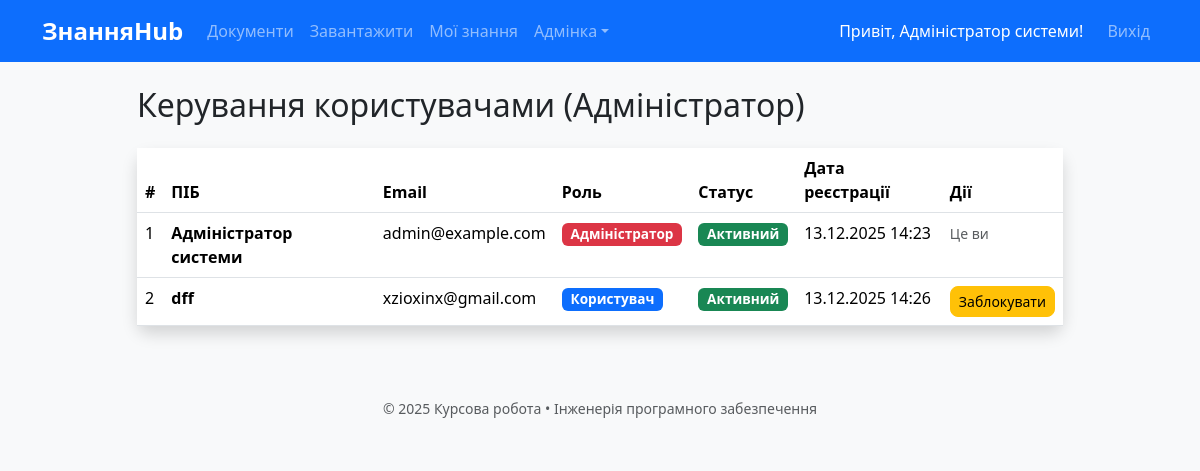
Before: /admin/users (signed in) with the older database file.
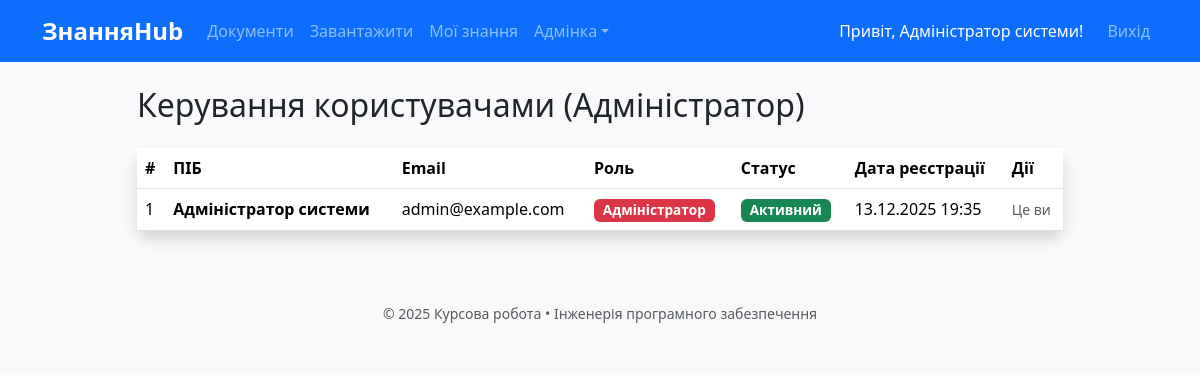
After: the same page with the newer database file.
### models.py (models this page shows, shortened)
class User(UserMixin, db.Model):
    id = db.Column(db.Integer, primary_key=True)
    email = db.Column(db.String(120), unique=True, nullable=False)
    name = db.Column(db.String(100), nullable=False)
    password_hash = db.Column(db.String(256), nullable=False)
    role = db.Column(db.String(20), default='user')
    is_active = db.Column(db.Boolean, default=True)
    created_at = db.Column(db.DateTime, default=datetime.utcnow)

### app.py (the view)
    @app.route('/admin/users')
    @login_required
    def admin_users():
        if current_user.role != 'admin': abort(403)
        users = User.query.all()
        return render_template('admin/users.html', users=users)

### templates/admin/users.html (shortened to what this page needs)
{% extends "base.html" %}
{% block content %}
<div class="row justify-content-center">
    <div class="col-lg-10 mx-auto">
        <h2 class="mb-4">Керування користувачами (Адміністратор)</h2>
        <div class="card shadow">
            <div class="card-body p-0">
                <div class="table-responsive">
                    <table class="table table-hover mb-0">
                    <thead class="bg-light">
                        <tr>
                            <th>#</th>
                            <th>ПІБ</th>
                            <th>Email</th>
                            <th>Роль</th>
                            <th>Статус</th>
                            <th>Дата реєстрації</th>
                            <th>Дії</th>
                        </tr>
                    </thead>
                    <tbody>
                        {% for user in users %}
                        <tr>
                            <td>{{ loop.index }}</td>
                            <td><strong>{{ user.name }}</strong></td>
                            <td>{{ user.email }}</td>
                            <td>
                                <span class="badge bg-{% if user.role == 'admin' %}danger{% else %}primary{% endif %}">
                                    {{ 'Адміністратор' if user.role == 'admin' else 'Користувач' }}
                                </span>
                            </td>
                            <td>
                                {% if user.is_active %}
                                    <span class="badge bg-success">Активний</span>
                                {% else %}
                                    <span class="badge bg-secondary">Заблокований</span>
                                {% endif %}
                            </td>
                            <td>{{ user.created_at.strftime('%d.%m.%Y %H:%M') }}</td>
                            <td>
                                {% if user.id != current_user.id %}
                                    <form method="POST" action="{{ url_for('toggle_user', user_id=user.id) }}" class="d-inline">
                                        <button type="submit" class="btn btn-sm {% if user.is_active %}btn-warning{% else %}btn-success{% endif %}">
                                            {% if user.is_active %}Заблокувати{% else %}Розблокувати{% endif %}
                                        </button>
                                    </form>
                                {% else %}
                                    <span class="text-muted small">Це ви</span>
                                {% endif %}
                            </td>
                        </tr>
                        {% endfor %}
                    </tbody>
                </table>
            </div>
        </div>
    </div>
</div>
{% endblock %}

### templates/base.html (shortened to what this page needs)
<!DOCTYPE html>
<html lang="uk">
<head>
    <link href="https://cdn.jsdelivr.net/npm/bootstrap@5.3.3/dist/css/bootstrap.min.css" rel="stylesheet">
    <link href="{{ url_for('static', filename='css/style.css') }}" rel="stylesheet">
    <link rel="stylesheet" href="https://cdn.jsdelivr.net/npm/bootstrap-icons@1.10.0/font/bootstrap-icons.css">
</head>
<body>
    <nav class="navbar navbar-expand-lg navbar-dark bg-primary mb-4">
        <div class="container">
            <a class="navbar-brand fw-bold" href="{{ url_for('index') }}">ЗнанняHub</a>
            <div class="collapse navbar-collapse" id="navbar">
                <ul class="navbar-nav me-auto">
                    <li class="nav-item"><a class="nav-link" href="{{ url_for('document_list') }}">Документи</a></li>
                    <li class="nav-item"><a class="nav-link" href="{{ url_for('upload_document') }}">Завантажити</a></li>
                    <li class="nav-item"><a class="nav-link" href="{{ url_for('my_knowledge') }}">Мої знання</a></li>
                    {% if current_user.role == 'admin' %}
                    <li class="nav-item dropdown">
                        <a class="nav-link dropdown-toggle" href="#" role="button" data-bs-toggle="dropdown">Адмінка</a>
                    </li>
                    {% endif %}
                </ul>
                <ul class="navbar-nav">
                    {% if current_user.is_authenticated %}
                    <li class="nav-item d-flex align-items-center">
                        <span class="text-white me-3">Привіт, {{ current_user.name }}!</span>
                    </li>
                    <li class="nav-item"><a class="nav-link" href="{{ url_for('logout') }}">Вихід</a></li>
                    {% else %}
                    <li class="nav-item"><a class="nav-link" href="{{ url_for('login') }}">Вхід</a></li>
                    <li class="nav-item"><a class="nav-link" href="{{ url_for('register') }}">Реєстрація</a></li>
                    {% endif %}
                </ul>
            </div>
        </div>
    </nav>
    <div class="container">
        {% block content %}{% endblock %}
    </div>
    <footer class="bg-light mt-5 py-4 text-center text-muted small">
        © 2025 Курсова робота • Інженерія програмного забезпечення
    </footer>
</body>
</html>

Changed rows visible on the page:
removed User: name "dff", email "xzioxinx@gmail.com", role "Користувач", is_active "Активний", created_at "13.12.2025 14:26"
changed User "Адміністратор системи": created_at "13.12.2025 14:23" → "13.12.2025 19:35"
